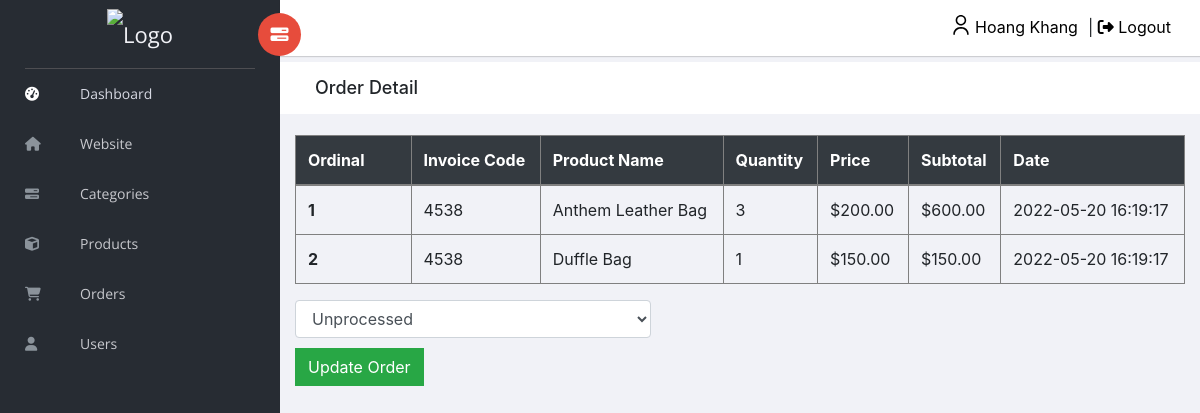
Screenshot of /admin/orderDetail.php?code=4538 (signed in) with the database file from the repository.
### tables this page shows
CREATE TABLE `invoice` (
  `invoice_id` int(11) NOT NULL,
  `user_id` int(11) NOT NULL,
  `product_id` int(11) NOT NULL,
  `quantity` int(11) NOT NULL,
  `total_price` varchar(50) NOT NULL,
  `invoice_code` varchar(50) NOT NULL,
  `note` varchar(255) NOT NULL,
  `date` timestamp NOT NULL DEFAULT current_timestamp() ON UPDATE current_timestamp(),
  `status` int(11) NOT NULL
);

CREATE TABLE `product` (
  `product_id` int(11) NOT NULL,
  `category_id` int(11) NOT NULL,
  `product_name` varchar(255) NOT NULL,
  `product_price` varchar(100) NOT NULL,
  `product_quantity` int(11) NOT NULL,
  `product_image` varchar(50) NOT NULL,
  `product_material` varchar(255) NOT NULL,
  `product_active` int(11) NOT NULL,
  `product_description` varchar(355) NOT NULL
);

### admin/orderDetail.php (the view, shortened to what this page needs)
<?php
include("../db/connect.php");
include("include/head.php");
if(!isset($_SESSION['adminName'])){
?>
<script>
    alert("You can not access this page");
    window.location.replace("index.php");
</script>
<?php
} else {
    ?>
<body>
    <?php
    include('header.php');
    ?>
    <div style="padding:15px;">
        <form action="" method="POST">
            <table style="border:1px solid grey" class="table table-bordered">
                <thead class="thead-dark">
                    <tr>
                        <th class="bor-white" scope="col">Ordinal</th>
                        <th class="bor-white" scope="col">Invoice Code</th>
                        <th class="bor-white" scope="col">Product Name</th>
                        <th class="bor-white" scope="col">Quantity</th>
                        <th class="bor-white" scope="col">Price</th>
                        <th class="bor-white" scope="col">Subtotal</th>
                        <th class="bor-white" scope="col">Date</th>
                    </tr>
                </thead>
                <tbody>
                    <?php
                    if (isset($_GET['code'])) {
                        $code = $_GET['code'];
                    }
                    $i = 1;
                    $sql_selectInvoice = mysqli_query($conn, "SELECT * FROM invoice, product WHERE invoice.product_id = product.product_id AND invoice_code = '$code'");
                    while ($row_selectInvoice = mysqli_fetch_array($sql_selectInvoice)) {
                    ?>
                        <tr>
                            <th class="td1" scope="row"><?php echo $i ?></th>
                            <td><?php echo $row_selectInvoice['invoice_code'] ?></td>
                            <td><?php echo $row_selectInvoice['product_name'] ?></td>
                            <td><?php echo $row_selectInvoice['quantity'] ?></td>
                            <td><?php echo '$' . number_format($row_selectInvoice['product_price'], 2) ?></td>
                            <td><?php echo '$' . number_format($row_selectInvoice['quantity'] * $row_selectInvoice['product_price'], 2) ?></td>
                            <td><?php echo $row_selectInvoice['date'] ?></td>
                        </tr>
                    <?php
                        $i++;
                    }
                    ?>
                </tbody>
            </table>
            <?php
            $sql_statusOrder = mysqli_query($conn, "SELECT * FROM invoice WHERE invoice_code = '$code' GROUP BY invoice_code");
            $fetch_statusOrder = mysqli_fetch_array($sql_statusOrder);
            if ($fetch_statusOrder['status'] == 0) {
            ?>
                <div>
                    <select style="width: 40% !important;" class="form-control" name="process">
                        <option value="0" selected>Unprocessed</option>
                    </select>
                    <input style="margin-top: 10px;" type="submit" name="updateOrder" class="btn btn-success" value="Update Order">
                </div>
            <?php
            }
            ?>
        </form>
    </div>
</body>
<?php
}
?>

### admin/assets/css/admin.css (style rules this page uses)
.bor-white { border-color: grey !important; }
.table-bordered td, .table-bordered th { border: 1px solid grey; }
.td1 { width: 13%; }
@media only screen and (min-width: 992px) { .form-control { width: 55% !important; } }

### rows the page displays
invoice: invoice_code "4538", product.product_name "Anthem Leather Bag", quantity "3", product.product_price "200.00", quantity.product_price "600.00", date "2022-05-20 16:19:17"
invoice: invoice_code "4538", product.product_name "Duffle Bag", quantity "1", product.product_price "150.00", quantity.product_price "150.00", date "2022-05-20 16:19:17"

### other values shown
$_SESSION['adminName'] "Hoang Khang"
$stringURL "Order Detail"
